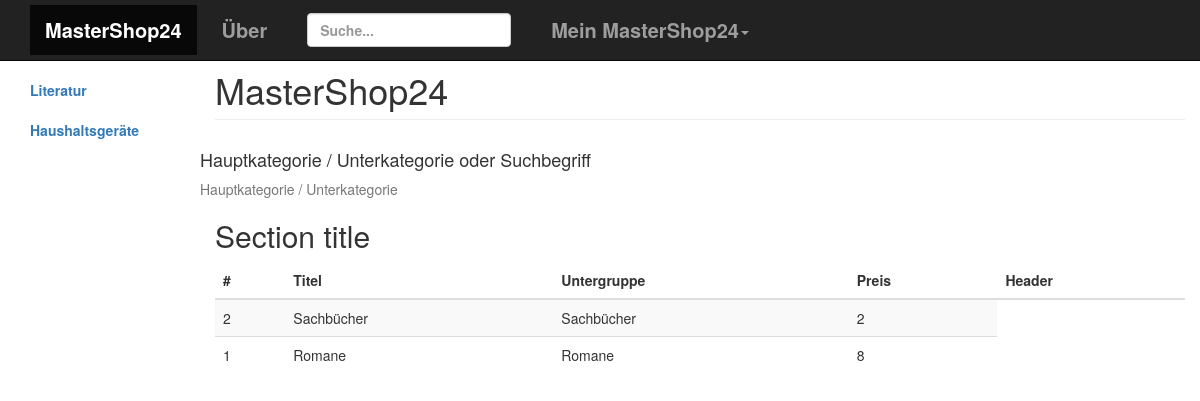
/scripts/php/index.php?category=1, run on the app's committed database.
### tables this page shows
CREATE TABLE IF NOT EXISTS `Artikel` (
  `idArtikel` INT NOT NULL AUTO_INCREMENT,
  `Titel` VARCHAR(250) NULL,
  `fidUntergruppe` INT NOT NULL,
  `NettoPreis` DECIMAL NULL,
  `MwStSatz` DECIMAL NULL,
  `Beschreibung` VARCHAR(250) NULL,
  `BildLink` varchar(250) DEFAULT NULL,
  PRIMARY KEY (`idArtikel`),
  FOREIGN KEY (`fidUntergruppe`) REFERENCES Untergruppe (`idUntergruppe`));

CREATE TABLE IF NOT EXISTS `Untergruppe` (
  `idUntergruppe` INT NOT NULL AUTO_INCREMENT,
  `Titel` VARCHAR(150) NULL,
  `fidHauptgruppe` INT NOT NULL,
  PRIMARY KEY (`idUntergruppe`),
  FOREIGN KEY (`fidHauptgruppe`) REFERENCES Hauptgruppe (`idHauptgruppe`));

### scripts/php/util.php (called while the page is built, shortened)
<?php
class util {
    public function getUrlParams($url){
        $url = explode('?',$url);
        $paramlist = explode('&',$url[1]);
        foreach ($paramlist as $valuepair) {
            $tmp = explode('=',$valuepair);
            $param[$tmp[0]] = $tmp[1];
        }
        return $param;
    }
}

### scripts/php/pdo.php (called while the page is built, shortened)
<?php
class dbconnect {
    var $servername = "localhost";
    var $username = "root";
    var $password = "2h1fxL,Jtx";
    var $dbname = "mydb";
    var $conn;
    function getConnection(){
        try {
            $this->conn = new PDO("mysql:host=$this->servername;dbname=$this->dbname", $this->username, $this->password);
            $this->conn->setAttribute(PDO::ATTR_ERRMODE, PDO::ERRMODE_EXCEPTION);
        }
        catch(PDOException $e){
            echo "Connection failed: " . $e->getMessage();
        }
        return $this->conn;
    }
    function getQueryResults($sqlQuery){
        $result = Array();
        foreach ($this->conn->query($sqlQuery) as $row) {
            $result[] = $row;
        }
        return $result;
    }
}

### scripts/php/body.php (the view, shortened to what this page needs)
<?php
class body {
    public function createbody() {
		global $db;
        global $doc;
        global $params;
        $category = $params['category'];
        $doc .= '<div class="col-sm-9 col-sm-offset-3 col-md-10 col-md-offset-2 main">
          <h1 class="page-header">MasterShop24</h1>
          <div class="row placeholders">
              <h4>Hauptkategorie / Unterkategorie oder Suchbegriff</h4>
              <span class="text-muted">Hauptkategorie / Unterkategorie</span>
          </div>
          <h2 class="sub-header">Section title</h2>
          <div class="table-responsive">
            <table class="table table-striped table-borderd">
              <thead>
                <tr>
                  <th>#</th>
                  <th>Titel</th>
                  <th>Untergruppe</th>
                  <th>Preis</th>
                  <th>Header</th>
                </tr>
              </thead>
              <tbody>';
              if ($category) {
	              $sqlQuery = "SELECT * FROM Artikel as a
                               INNER JOIN Untergruppe as u
                               ON a.fidUntergruppe = u.idUntergruppe
                               WHERE fidHauptgruppe = $category";
			} else {
				$sqlQuery = "SELECT * FROM Artikel";
			}
              $articlelist = $db->getQueryResults($sqlQuery);
              foreach ($articlelist as $article){
				  $articleID = $article['idArtikel'];
				  $price = $article['NettoPreis'];
				  $subgroupID = $article['fidUntergruppe'];
				  $subgroupQuery = "SELECT Titel FROM Untergruppe WHERE idUntergruppe=$subgroupID";
				  $subgroupQResult = $db->getQueryResults($subgroupQuery);
				  $subgroup = $subgroupQResult[0]['Titel'];
				  $title = $article['Titel'];
                  $doc .= "<tr>
                  <td>$articleID</td>
                  <td>$title</td>
                  <td>$subgroup</td>
                  <td>$price</td>
                </tr>";
			}
              $doc .= '              </tbody>
            </table>
          </div>
        </div>';
    }
}

### styles/css/style.css (style rules this page uses)
.main { margin-top: 30px; }

### data on the page
artikel: idArtikel "2", fidUntergruppe.Titel "Sachbücher", NettoPreis "2"
artikel: idArtikel "1", fidUntergruppe.Titel "Romane", NettoPreis "8"
